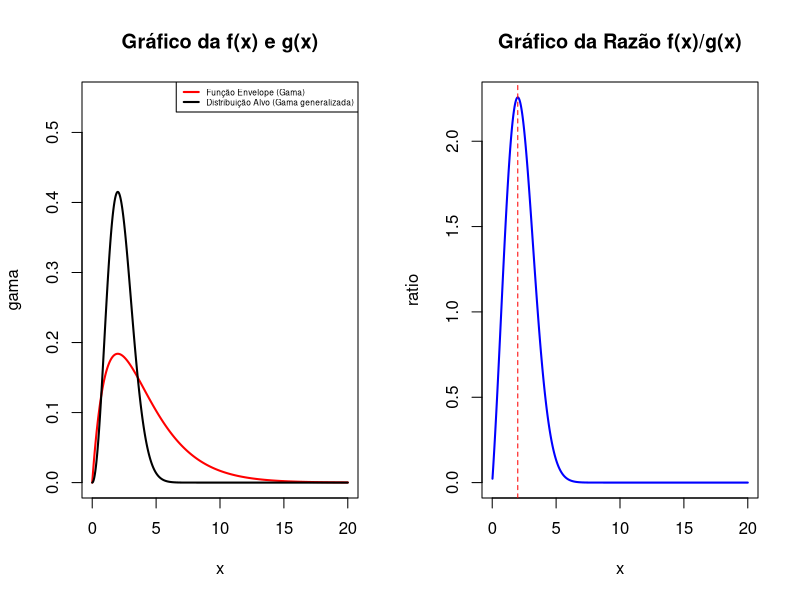
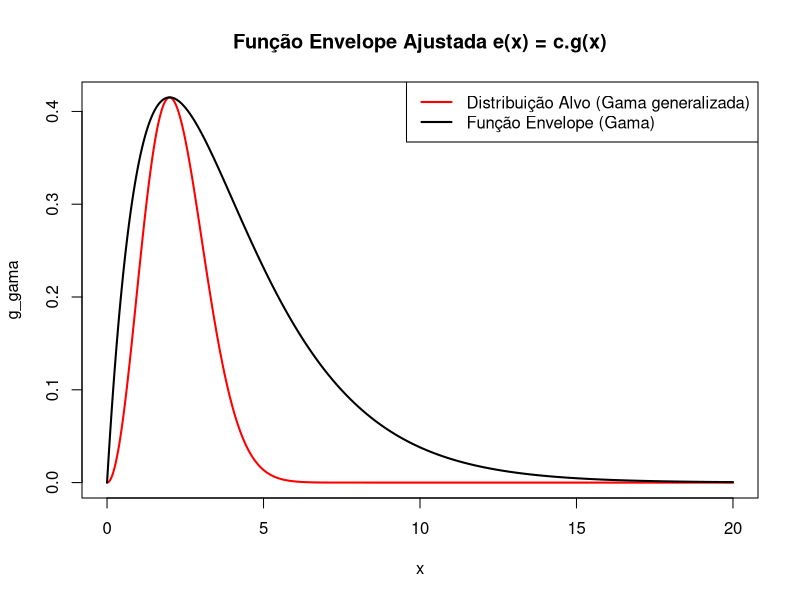
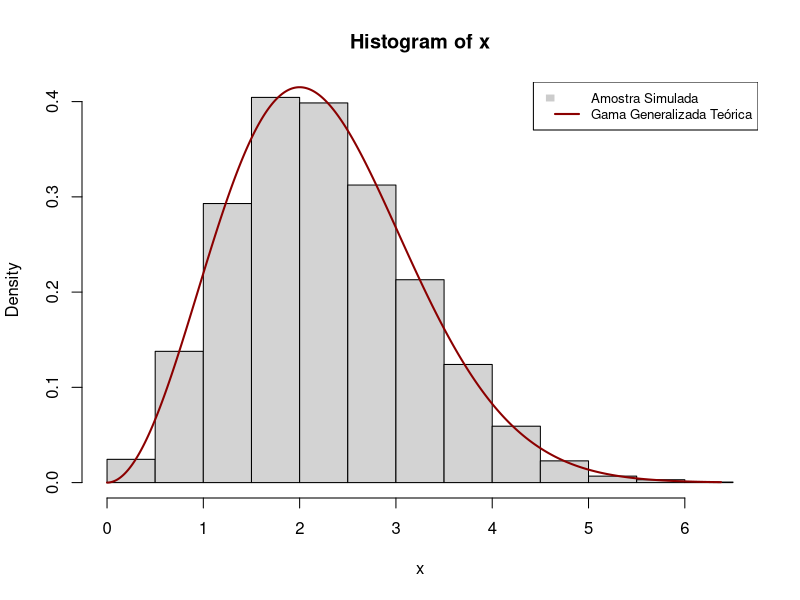
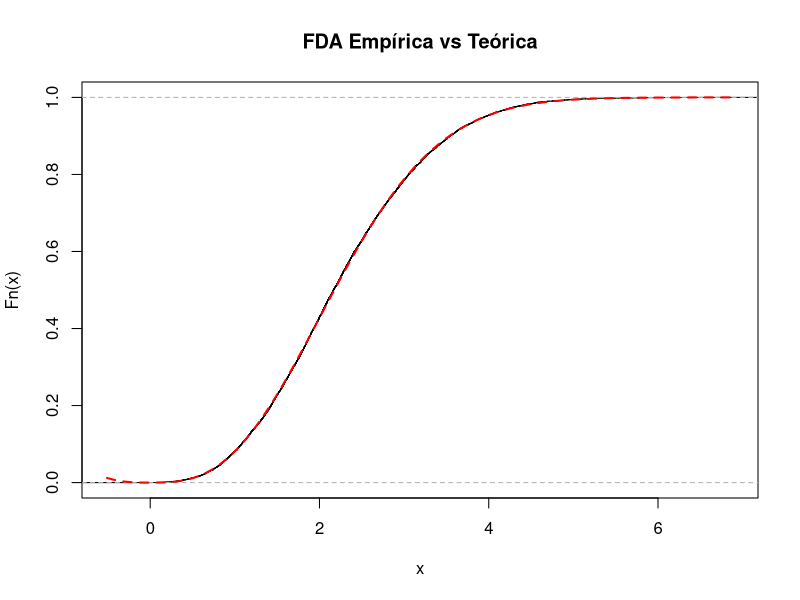

Source code (R) for these figures, in order:
# Functions
generalized_gama = function(x, rho, alpha, delta) {
  part1 = (rho / alpha^delta) / gamma(delta / rho)
  # Correção do parênteses aplicada aqui:
  part2 = x^(delta - 1) * exp(-(x / alpha)^rho)
  result = part1 * part2
  
  return(result)
}

# Encontrando o valor ideal (máximo) da constante C utilizando método numérico
derivative_equation <- function(x, rho, alpha, delta, a, b) {
  termo1 <- delta - a
  termo2 <- b * x
  termo3 <- (rho / (alpha^rho)) * (x^rho)
  
  return(termo1 + termo2 - termo3)
}

root_results <- uniroot(f = derivative_equation, interval = c(0.001, 5), rho = 2, alpha = 2, delta = 3, a = 2, b = 0.5)

x_root = root_results$root

# Generic Graphs
x = seq(0, 20, length.out = 1000)

gama = dgamma(x, shape = 2, scale = 2)
g_gama = generalized_gama(x, rho = 2, alpha = 2, delta = 3)
ratio = g_gama / gama

par(mfrow = c(1, 2))
plot(x, gama, col = "red", lwd = 2, type = "l", main = "Gráfico da f(x) e g(x)", ylim = c(0, 0.55)) # Função envelope
lines(x, g_gama, lwd = 2) # Distribuição alvo
legend(x = "topright", col = c("red", "black"), lwd = c(2, 2), legend = c("Função Envelope (Gama)", "Distribuição Alvo (Gama generalizada)"), cex = 0.5)
plot(x, ratio, type = "l", main = "Gráfico da Razão f(x)/g(x)", lwd = 2, col = "blue")
abline(v = x_root, , lty = 2, col = "red")
par(mfrow = c(1, 1))

# Plotando a f. envelope com o C ideal
f_max = generalized_gama(x_root, rho = 2, alpha = 2, delta = 3)
g_max = dgamma(x_root, shape = 2, scale = 2)
c_optimum = f_max / g_max

plot(x, g_gama, type = "l", col = "red", lwd = 2, main = "Função Envelope Ajustada e(x) = c.g(x)")
lines(x, c_optimum * gama, , lwd = 2)
legend(x = "topright", col = c("red", "black"), lwd = c(2, 2),
       legend = c("Distribuição Alvo (Gama generalizada)", "Função Envelope (Gama)"))

set.seed(1212)
n = 10000
i = 1
x = numeric(n)

while(i < n) {
  y = rgamma(1, shape = 2, scale = 2)
  u = runif(1)
  
  if(u <= generalized_gama(y, rho = 2, alpha = 2, delta = 3)/ (c_optimum * dgamma(y, shape = 2, scale = 2))){
    x[i] = y
    i = i + 1
  }
}

hist(x, prob = T)
x_seq = seq(min(x), max(x), length.out = 1000)
lines(x_seq, generalized_gama(x_seq, rho = 2, alpha = 2, delta = 3), col = "darkred", lwd = 2)
legend("topright", 
       legend = c("Amostra Simulada", "Gama Generalizada Teórica"), 
       fill = c("gray80", NA), 
       border = c("white", NA),
       col = c(NA, "darkred"), 
       lwd = c(NA, 2), 
       lty = c(NA, 1),
       cex = 0.8)

# 1. Plota a empírica
plot(ecdf(x), main = "FDA Empírica vs Teórica")

curve(pgamma((x/2)^2, shape = 3/2, rate = 1), 
      add = TRUE, 
      col = "red", 
      lwd = 2, lty = 2)
